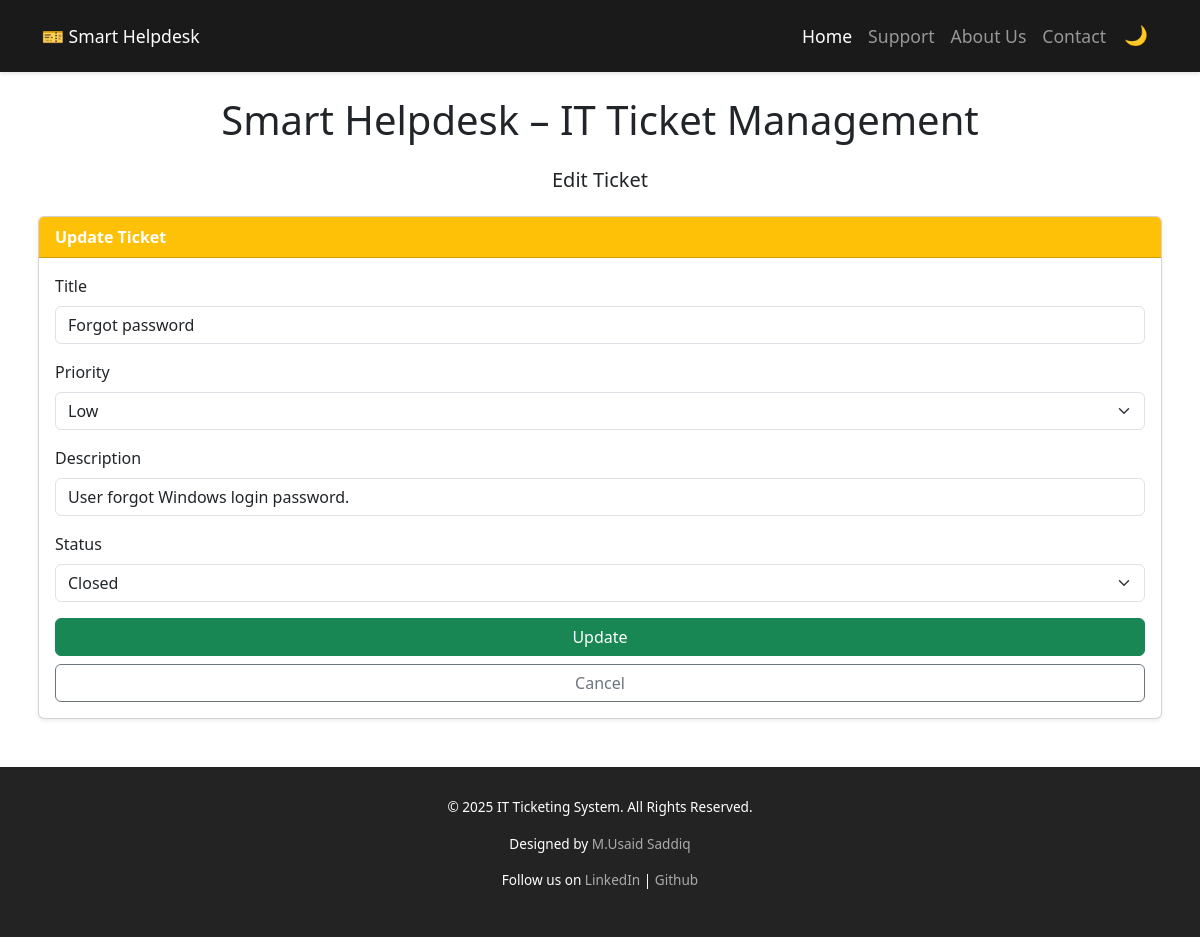
The app's page /edit.php?ticket_id=3 with its own data.
### tables this page shows
CREATE TABLE `tickets` (
  `ticket_id` int(11) NOT NULL,
  `title` varchar(255) NOT NULL,
  `priority` enum('Low','Medium','High') DEFAULT 'Medium',
  `description` text DEFAULT NULL,
  `status` enum('Open','In Progress','Closed') DEFAULT 'Open',
  `created_at` timestamp NOT NULL DEFAULT current_timestamp(),
  `updated_at` timestamp NOT NULL DEFAULT current_timestamp() ON UPDATE current_timestamp()
);

### edit.php (the view, shortened to what this page needs)
<?php
include "config.php";
if (isset($_GET['ticket_id']) && !empty($_GET['ticket_id'])) {
    $id = intval($_GET['ticket_id']);
} else {
    echo "<div class='alert alert-danger'>Ticket ID is not provided!</div>";
}
$sql = "SELECT * FROM tickets WHERE ticket_id = $id";
$result = mysqli_query($conn, $sql);
$ticket = mysqli_fetch_assoc($result);
?>
<!DOCTYPE html>
<html lang="en" data-bs-theme="light">
<head>
    <link href="https://cdn.jsdelivr.net/npm/bootstrap@5.3.2/dist/css/bootstrap.min.css" rel="stylesheet">
</head>
<body>
    <nav class="navbar navbar-expand-lg navbar-dark">
        <div class="container-fluid">
            <a class="navbar-brand" href="#">🎫 Smart Helpdesk</a>
            <div class="collapse navbar-collapse" id="navbarNav">
                <ul class="navbar-nav ms-auto">
                    <li class="nav-item">
                        <a class="nav-link active" href="#">Home</a>
                    </li>
                    <li class="nav-item">
                        <a class="nav-link" href="#">Support</a>
                    </li>
                    <li class="nav-item">
                        <a class="nav-link" href="#">About Us</a>
                    </li>
                    <li class="nav-item">
                        <a class="nav-link" href="#">Contact</a>
                    </li>
                    <li class="nav-item">
                        <button class="theme-icon" onclick="toggleTheme()" id="themeToggle"
                            title="Toggle Theme">🌙</button>
                    </li>
                </ul>
            </div>
        </div>
    </nav>
    <main class="container mt-4 mb-5 px-2">
        <h1 class="text-center mb-4">Smart Helpdesk – IT Ticket Management</h1>
        <h5 class="text-center mb-4">Edit Ticket</h5>
        <div class="card mb-4 shadow-sm">
            <div class="card-header bg-warning text-white">
                <strong>Update Ticket</strong>
            </div>
            <div class="card-body">
                <form method="post" action="edit.php?ticket_id=<?= $id; ?>">
                    <div class="mb-3">
                        <label class="form-label">Title</label>
                        <input type="text" name="title" value="<?= htmlspecialchars($ticket['title']) ?>"
                            class="form-control" required>
                    </div>
                    <div class="mb-3">
                        <label class="form-label">Priority</label>
                        <select name="priority"
                            class="form-select">
                            <option value="<?= htmlspecialchars($ticket['priority']) ?>"><?= htmlspecialchars($ticket['priority']) ?></option>
                        </select>
                    </div>
                    <div class="mb-3">
                        <label class="form-label">Description</label>
                        <input type="text" name="description" value="<?= htmlspecialchars($ticket['description']) ?>"
                            class="form-control" rows="3">
                    </div>
                    <div class="mb-3">
                        <label class="form-label">Status</label>
                        <select name="status" class="form-select">
                            <option value="<?= htmlspecialchars($ticket['status']) ?>"><?= htmlspecialchars($ticket['status']) ?></option>
                        </select>
                    </div>
                    <div class="d-grid gap-2">
                        <button type="submit" class="btn btn-success">Update</button>
                        <a href="index.php" class="btn btn-outline-secondary">Cancel</a>
                    </div>
                </form>
            </div>
        </div>
    </main>
    <footer>
        <div>
            <p>© 2025 IT Ticketing System. All Rights Reserved.</p>
            <p>Designed by <a href="#">M.Usaid Saddiq</a></p>
            <p>Follow us on <a href="https://www.linkedin.com/in/m-usaid-saddiq-110500320" target="_blank">LinkedIn</a> | <a href="https://github.com/Usaid136" target="_blank">Github</a></p>
        </div>
    </footer>
</body>
</html>

### edit.php (style rules this page uses)
footer { background-color: #232323; color: #fff; padding: 30px 0; margin-top: auto; font-size: 0.85rem; text-align: center; }
footer a { color: #aaa; text-decoration: none; }
.navbar { background-color: #1a1a1a; padding: 15px 30px; box-shadow: 0 2px 4px rgba(0, 0, 0, 0.1); }
.navbar-brand, .navbar-nav .nav-link { font-size: 1.1rem; font-weight: 500; }
.navbar-nav .nav-link { color: #fff; padding: 8px 20px; }
.navbar .theme-icon { font-size: 1.2rem; border: none; background: none; color: white; padding: 6px 10px; cursor: pointer; }

### records on screen
tickets: title "Forgot password", priority "Low", description "User forgot Windows login password.", status "Closed"
